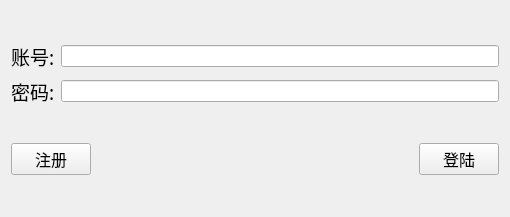
<?xml version="1.0" encoding="UTF-8"?>
<ui version="4.0">
 <class>Client</class>
 <widget class="QWidget" name="Client">
  <property name="geometry">
   <rect>
    <x>0</x>
    <y>0</y>
    <width>510</width>
    <height>217</height>
   </rect>
  </property>
  <property name="windowTitle">
   <string>Client</string>
  </property>
  <property name="windowIcon">
   <iconset>
    <normaloff>C:/Users/23800/Desktop/哈士奇.png</normaloff>C:/Users/23800/Desktop/哈士奇.png</iconset>
  </property>
  <property name="windowOpacity">
   <double>1.000000000000000</double>
  </property>
  <layout class="QGridLayout" name="gridLayout_2">
   <item row="0" column="0">
    <layout class="QGridLayout" name="gridLayout">
     <item row="0" column="0">
      <widget class="QLabel" name="label_2">
       <property name="font">
        <font>
         <family>Agency FB</family>
         <pointsize>14</pointsize>
        </font>
       </property>
       <property name="text">
        <string>账号:</string>
       </property>
      </widget>
     </item>
     <item row="0" column="1">
      <widget class="QLineEdit" name="name_LE"/>
     </item>
     <item row="1" column="0">
      <widget class="QLabel" name="label">
       <property name="font">
        <font>
         <family>Agency FB</family>
         <pointsize>14</pointsize>
        </font>
       </property>
       <property name="text">
        <string>密码:</string>
       </property>
      </widget>
     </item>
     <item row="1" column="1">
      <widget class="QLineEdit" name="pwd_LE">
       <property name="echoMode">
        <enum>QLineEdit::Password</enum>
       </property>
      </widget>
     </item>
    </layout>
   </item>
   <item row="1" column="0">
    <layout class="QHBoxLayout" name="horizontalLayout">
     <item>
      <widget class="QPushButton" name="regist_PB">
       <property name="font">
        <font>
         <family>Agency FB</family>
         <pointsize>12</pointsize>
        </font>
       </property>
       <property name="text">
        <string>注册</string>
       </property>
      </widget>
     </item>
     <item>
      <spacer name="horizontalSpacer">
       <property name="orientation">
        <enum>Qt::Horizontal</enum>
       </property>
       <property name="sizeHint" stdset="0">
        <size>
         <width>40</width>
         <height>20</height>
        </size>
       </property>
      </spacer>
     </item>
     <item>
      <widget class="QPushButton" name="login_PB">
       <property name="font">
        <font>
         <family>Agency FB</family>
         <pointsize>12</pointsize>
        </font>
       </property>
       <property name="text">
        <string>登陆</string>
       </property>
      </widget>
     </item>
    </layout>
   </item>
  </layout>
 </widget>
 <resources/>
 <connections/>
</ui>
